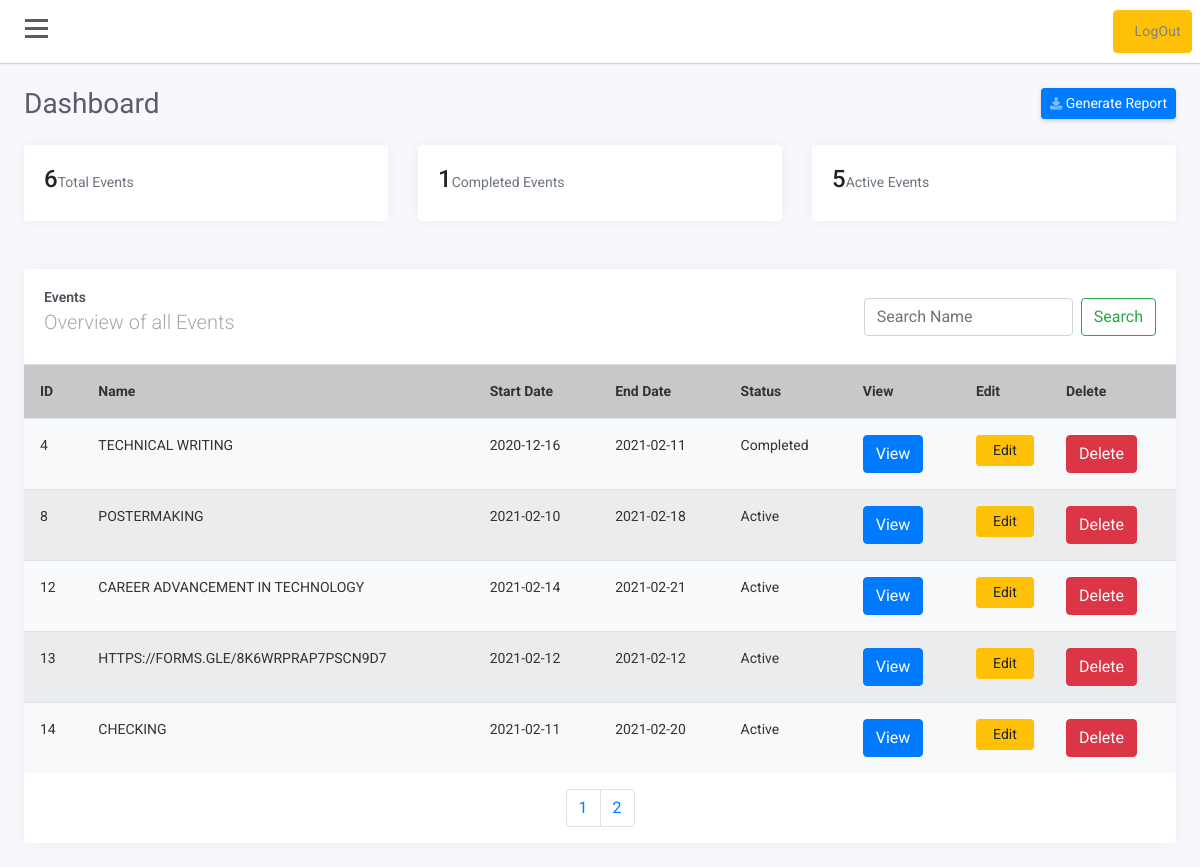
Screenshot of /admin/eventdetails.php (signed in) with the database file from the repository.
### tables this page shows
CREATE TABLE `event` (
  `id` int(11) NOT NULL,
  `name` varchar(100) NOT NULL,
  `start` date NOT NULL,
  `end` date NOT NULL,
  `status` varchar(100) NOT NULL,
  `poster` varchar(250) DEFAULT NULL,
  `posterimg` varchar(250) DEFAULT NULL,
  `link` varchar(240) DEFAULT NULL
);

### admin/eventdetails.php (the view, shortened to what this page needs)
<?php
$servername = "localhost";
$username = "root";
$password = "";
$dbname = "intern";
$conn = new mysqli($servername, $username, $password, $dbname);
$page=$_GET["page"];
if($page=="" || $page=="1"){
    $page1=0;
}else{
    $page1=($page*5)-5;
}
?>
<!doctype html>
<html lang="en">
<head>
    <link rel="stylesheet" href="https://stackpath.bootstrapcdn.com/bootstrap/4.1.3/css/bootstrap.min.css"
>
    <link rel="stylesheet" href="https://use.fontawesome.com/releases/v5.7.2/css/all.css"
>
    <link rel="stylesheet" href="css/style.css">
</head>
<body>
    <div id="wrapper">
        <div id="page-content-wrapper">
            <div id="content">
                <div class="container-fluid p-0 px-lg-0 px-md-0">
                    <nav class="navbar navbar-expand navbar-light my-navbar sticky-top">
                        <div type="button" id="bar" class="nav-icon1 hamburger animated fadeInLeft is-closed"
                            data-toggle="offcanvas">
                            <span></span>
                            <span></span>
                            <span></span>
                        </div>
                        <ul class="navbar-nav ml-auto">
                            <li class="nav-item" style="padding: 8px;">
                                <a href="logout.php" class="btn btn-warning">LogOut</a>
                            </li>
                        </ul>
                    </nav>
                    <div class="container-fluid px-lg-4">
                        <div class="row">
                            <div class="col-md-12 mt-lg-4 mt-4">
                                <div class="d-sm-flex align-items-center justify-content-between mb-4">
                                    <h1 class="h3 mb-0 text-gray-800">Dashboard</h1>
                                    <a href="#" class="d-none d-sm-inline-block btn btn-sm btn-primary shadow-sm"><i
                                            class="fas fa-download fa-sm text-white-50"></i> Generate Report</a>
                                </div>
                            </div>
                            <div class="col-md-12">
                                <div class="row">
                                    <div class="col-sm-4">
                                        <div class="card">
                                            <div class="card-body">
                                                <h4>
                                                    <?php
                                                    $sql = "SELECT COUNT(name) FROM event";
                                                    $result = $conn->query($sql) or die($conn->error);
                                                    $row = $result->fetch_row();
                                                    echo $row[0];
                                                ?><small class="text-muted">Total Events</small></h4>
                                            </div>
                                        </div>
                                    </div>
                                    <div class="col-sm-4">
                                        <div class="card">
                                            <div class="card-body">
                                                <h4>
                                                    <?php
                                                    $sql = "SELECT COUNT(name) FROM event WHERE status='completed'";
                                                    $result = $conn->query($sql) or die($conn->error);
                                                    $row = $result->fetch_row();
                                                    echo $row[0];
                                                ?><small class="text-muted">Completed Events</small></h4>
                                            </div>
                                        </div>
                                    </div>
                                    <div class="col-sm-4">
                                        <div class="card">
                                            <div class="card-body">
                                                <h4>
                                                    <?php
                                                    $sql = "SELECT COUNT(name) FROM event WHERE status='active'";
                                                    $result = $conn->query($sql) or die($conn->error);
                                                    $row = $result->fetch_row();
                                                    echo $row[0];
                                                ?><small class="text-muted">Active Events</small></h4>
                                            </div>
                                        </div>
                                    </div>
                                </div>
                            </div>
                            <div class="col-md-12 mt-4">
                                <div class="card">
                                    <div class="card-body">
                                        <div class="d-md-flex align-items-center">
                                            <div>
                                                <h4 class="card-title">Events</h4>
                                                <h5 class="card-subtitle">Overview of all Events</h5>
                                            </div>
                                            <div class="ml-auto">
                                                <form class="form-inline my-2 my-lg-0 ml-auto" method="post" action="">
                                                    <input class="form-control mr-sm-2" type="text" name="search"
                                                        placeholder="Search Name" aria-label="Search">
                                                    <button class="btn btn-outline-success my-2 my-sm-0"
                                                        type="submit">Search</button>
                                                </form>
                                            </div>
                                        </div>
                                    </div>
                                    <div class="table-responsive">
                                        <table class="table table-striped bg-light small">
                                            <tr class="table-dark">
                                                <th>ID</th>
                                                <th>Name</th>
                                                <th>Start Date</th>
                                                <th>End Date</th>
                                                <th>Status</th>
                                                <th>View</th>
                                                <th>Edit</th>
                                                <th>Delete</th>
                                            </tr>
                                            <?php
                                            if(isset($_POST['search'])){
                                                $searchKey=$_POST['search'];
                                                $sql = "SELECT * FROM `event` where (`id` like '%$searchKey%'
                                                OR `name` like '%$searchKey%' OR `start` like '%$searchKey%' OR `end` like '%$searchKey%' OR `status` like '%$searchKey%')";
                                            }else{
                                                $sql = "SELECT * FROM `event` limit $page1,5";
                                            }
                                                $data = mysqli_query($conn,$sql);
                                                while($row = $data->fetch_assoc()) {
                                                    ?>
                                                    <td> <?php echo $row['id'];?></td>
                                                    <td class="text-uppercase"><?php echo $row["name"];?></td>
                                                    <td><?php echo $row["start"];?></td>
                                                    <td ><?php echo $row["end"];?> </td>
                                                    <td><?php echo  $row["status"];?></td>
                                                    <td>  <button class="btn-primary btn text-primary"><a href="./viewposter.php? id=<?php echo $row['id']; ?>" class="text-white">View</a></button></td>
                                                   <td> <button type="button" class="btn btn-sm btn-warning btn-block editbtn" >Edit</button>
                                                    </td>
                                                    <td>  <button class="btn-danger btn text-primary"><a href="./deleteevent.php? id=<?php echo $row['id']; ?>" class="text-white">Delete</a></button></td>
                                               <?php }?>
                                        </table>
                                        <nav aria-label="Page navigation example">
                                            <ul class="pagination justify-content-center">
                                                <?php
                                                if(isset($_POST['search'])){
                                                    $searchKey=$_POST['search'];
                                                    $sql = "SELECT * FROM event WHERE name LIKE '%$searchKey%'";
                                                }else{
                                                    $sql = "SELECT * FROM event";
                                                }
                                                    $data = mysqli_query($conn,$sql);
                                                    if($data){
                                                        $row=mysqli_num_rows($data);
                                                        $a=$row/5;
                                                        $a=ceil($a);
                                                        for($b=1;$b<=$a;$b++){
                                                            echo '<li class="page-item"><a class="page-link" href="eventdetails.php?page='.$b.'">'.$b.'</a></li>';
                                                        }
                                                    }
                                                ?>
                                            </ul>
                                        </nav>
                                    </div>
                                </div>
                            </div>
                        </div>
                    </div>
                </div>
            </div>
        </div>
    </div>
</body>
</html>

### admin/css/style.css (style rules this page uses)
body { position: relative; overflow-x:hidden; background: #f7f7fc; font-family: 'Roboto', sans-serif; }
body, html { height: 100%; }
.navbar-nav > li > a ,.submenu-box ul li a { color:gray!important; text-transform: capitalize; font-size: 14px; padding:10px 10px 10px 20px!important; display: block; font-weight: 400; position: relative; z-index: 2; font-family: 'Roboto', sans-serif; letter-spacing: .2px; }
.navbar-nav li { display:block!important; margin:2px 0px; }
#page-content-wrapper { width: 100%; transition: all 0.5s ease; }
.nav-icon1 { z-index: 999; position:relative; display: block; width:23px; margin:0px 30px 0px 25px; cursor:pointer; height: 25px; }
.nav-icon1 span { position:absolute; top:0; width:100%; height:3px; cursor:pointer; background-color:#5d5d5d; left:0; transform:rotate(0deg); transition:.30s ease-in-out; }
.nav-icon1 span:nth-of-type(1) { top:0; }
.nav-icon1 span:nth-of-type(2) { top:8px; }
.nav-icon1 span:nth-of-type(3) { top:16px; }
.my-navbar { padding:0px; background-color:white; box-shadow: 0 1px 1px 0 rgba(0,0,0,.16); }
.card { margin-bottom: 24px; border:none; box-shadow: 0 0 0.875rem 0 rgba(33,37,41,.05); }
.card-body { flex: 1 1 auto; min-height: 1px; padding: 1.25rem; }
.card-title { font-size: .875rem; color: #495057; }
.text-gray-800 { color: #5a5c69!important; font-size: 1.75rem; font-weight: 400; line-height: 1.2; }
.shadow-sm { box-shadow: 0 .125rem .25rem 0 rgba(58,59,69,.2)!important; }
.btn-sm { padding: .25rem .5rem; font-size: .875rem; line-height: 1.5; border-radius: .2rem; }
.card .card-title { position: relative; font-weight: 600; margin-bottom: 10px; }
.card .card-subtitle { font-weight: 300; margin-bottom: 10px; color: #a1aab2; margin-top: -0.375rem; }
.table td, .table th { padding: 1rem; font-size:14px; color:#333; vertical-align: top; border-top: 1px solid #dee2e6; }
.text-muted { color: #6c757d!important; font-size:14px; }

### rows the page displays
event: id "4", name "TECHNICAL WRITING", start "2020-12-16", end "2021-02-11", status "Completed"
event: id "8", name "POSTERMAKING", start "2021-02-10", end "2021-02-18", status "Active"
event: id "12", name "CAREER ADVANCEMENT IN TECHNOLOGY", start "2021-02-14", end "2021-02-21", status "Active"
event: id "13", name "HTTPS://FORMS.GLE/8K6WRPRAP7PSCN9D7", start "2021-02-12", end "2021-02-12", status "Active"
event: id "14", name "CHECKING", start "2021-02-11", end "2021-02-20", status "Active"

### other values shown
$row[0] "6"
$row[0] "1"
$row[0] "5"
